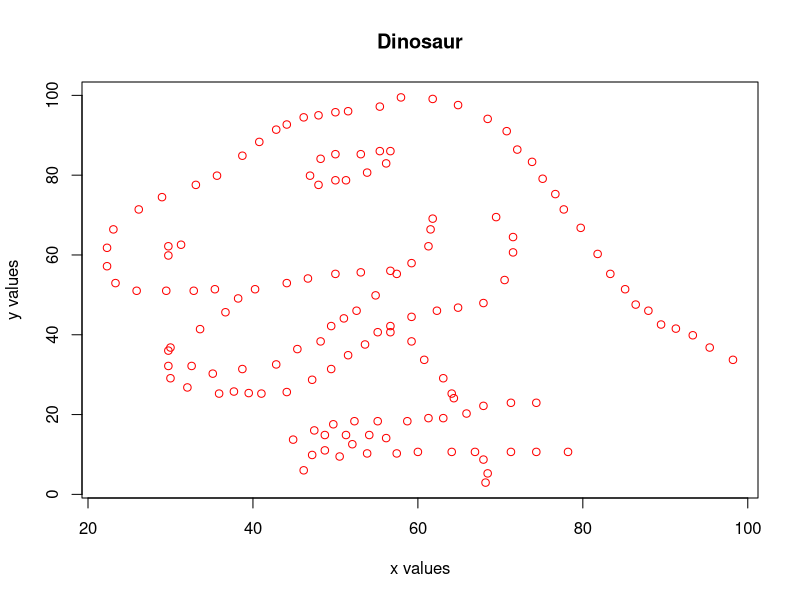
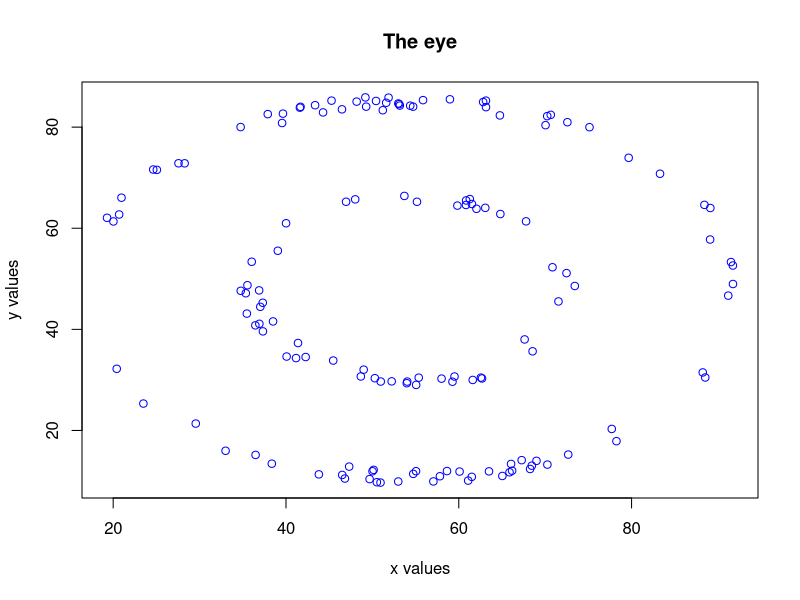
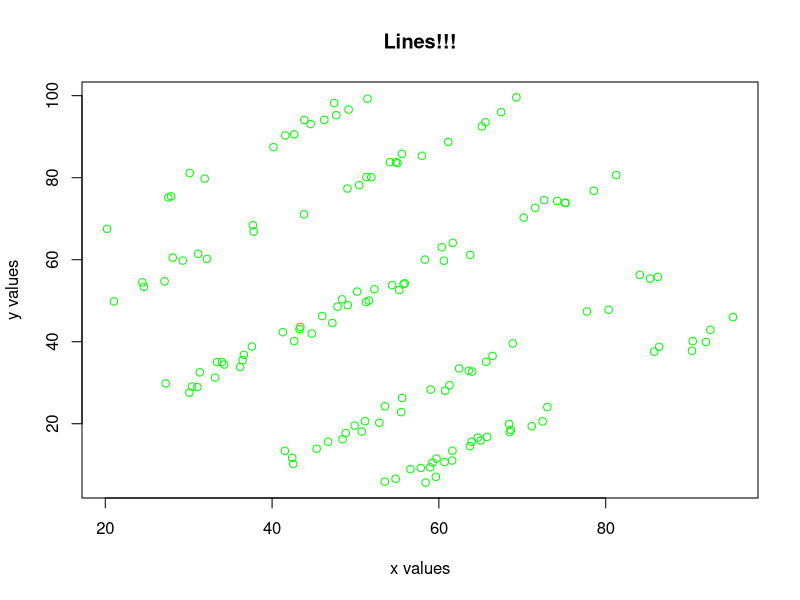
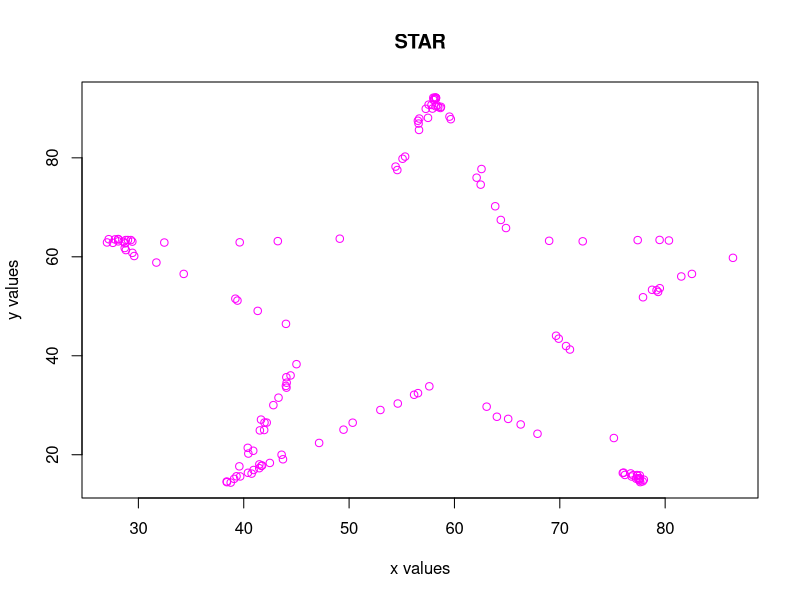

Recreate these plots in R, in order.
## ---- chunk 1
#first we have to load the data in, the head function lets us see the general format of the table and the summary function gives summary stats for all the data
data <- read.csv("assignment_dataVis_dataset.csv")
print(head(data))
print(summary(data))
#
## ---- chunk 2

#now we split up the data into each of the conditions so we can work with it 
condition_1 = data.frame(data[1:142,])
condition_2 = data.frame(data[143:284,])
condition_3 = data.frame(data[285:426,])
condition_4 = data.frame(data[427:568,])


#summary stats for condition 1:
mean(condition_1$x)
mean(condition_1$y)
sd(condition_1$x)
sd(condition_1$y)
median(condition_1$x)
median(condition_1$y)


#summary stats for condition 2:
mean(condition_2$x)
mean(condition_2$y)
sd(condition_2$x)
sd(condition_2$y)
median(condition_2$x)
median(condition_2$y)

#summary stats for condition 3:
mean(condition_3$x)
mean(condition_3$y)
sd(condition_3$x)
sd(condition_3$y)
median(condition_3$x)
median(condition_3$y)

#summary stats for condition 4:
mean(condition_4$x)
mean(condition_4$y)
sd(condition_4$x)
sd(condition_4$y)
median(condition_4$x)
median(condition_4$y)

## ---- chunk 3
#plot for condition 1
plot(condition_1$x, condition_1$y, col = "red", xlab = "x values", ylab = "y values", main = "Dinosaur") #we can change the color too and the x and y axes

#plot for condition 2
plot(condition_2$x, condition_2$y, col = "blue", xlab = "x values", ylab = "y values", main = "The eye") 

#plot for condition 3
plot(condition_3$x, condition_3$y, col = "green", xlab = "x values", ylab = "y values", main = "Lines!!!")

#plot for condition 4
plot(condition_4$x, condition_4$y, col = "magenta", xlab = "x values", ylab = "y values", main = "STAR")
